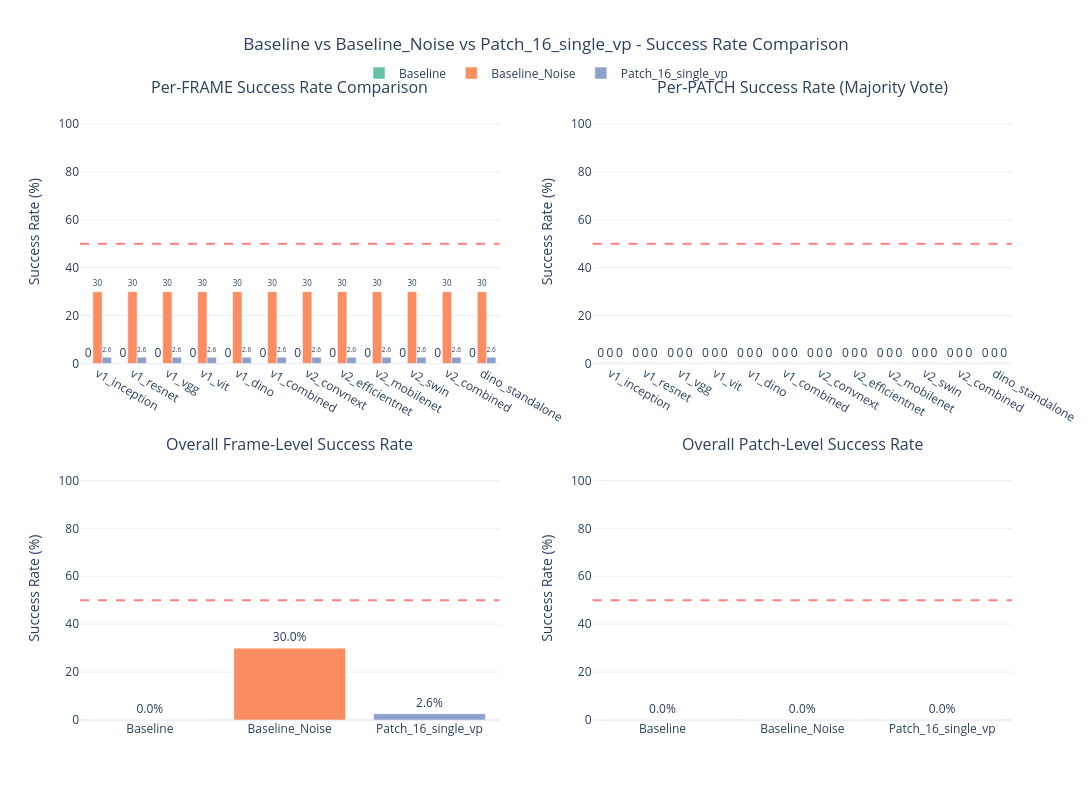

Write notebook code for a chart like this one.
### Code cell
# Combined comparison chart using Plotly - supports arbitrary number of experiments
import plotly.express as px
import plotly.graph_objects as go
from plotly.subplots import make_subplots

# Combine all summaries
all_summaries = pd.concat(experiment_summaries.values(), ignore_index=True)

# Color palette for experiments
color_palette = px.colors.qualitative.Set2
exp_colors = {exp: color_palette[i % len(color_palette)] for i, exp in enumerate(experiment_summaries.keys())}

# Create 2x2 subplot figure
fig = make_subplots(
    rows=2, cols=2,
    subplot_titles=(
        'Per-FRAME Success Rate Comparison',
        'Per-PATCH Success Rate (Majority Vote)',
        'Overall Frame-Level Success Rate',
        'Overall Patch-Level Success Rate'
    ),
    vertical_spacing=0.15,
    horizontal_spacing=0.1
)

# Get models from first experiment
models = list(experiment_summaries.values())[0]['Model'].tolist() if experiment_summaries else []

# 1. Per-Frame Success Rate comparison (top-left)
for exp_name, summary in experiment_summaries.items():
    fig.add_trace(
        go.Bar(name=exp_name, x=summary['Model'], y=summary['Frame Success Rate'],
               marker_color=exp_colors[exp_name], text=summary['Frame Success Rate'].round(1),
               textposition='outside', showlegend=True),
        row=1, col=1
    )
fig.add_hline(y=50, line_dash="dash", line_color="red", opacity=0.5, row=1, col=1)

# 2. Per-Patch Success Rate comparison (top-right)
for exp_name, summary in experiment_summaries.items():
    fig.add_trace(
        go.Bar(name=exp_name, x=summary['Model'], y=summary['Patch Success Rate'],
               marker_color=exp_colors[exp_name], text=summary['Patch Success Rate'].round(1),
               textposition='outside', showlegend=False),
        row=1, col=2
    )
fig.add_hline(y=50, line_dash="dash", line_color="red", opacity=0.5, row=1, col=2)

# 3. Average frame success rate per experiment (bottom-left)
exp_names = list(experiment_summaries.keys())
avg_frame_rates = [summary['Frame Success Rate'].mean() for summary in experiment_summaries.values()]
fig.add_trace(
    go.Bar(x=exp_names, y=avg_frame_rates,
           marker_color=[exp_colors[n] for n in exp_names],
           text=[f'{r:.1f}%' for r in avg_frame_rates],
           textposition='outside', showlegend=False),
    row=2, col=1
)
fig.add_hline(y=50, line_dash="dash", line_color="red", opacity=0.5, row=2, col=1)

# 4. Average patch success rate per experiment (bottom-right)
avg_patch_rates = [summary['Patch Success Rate'].mean() for summary in experiment_summaries.values()]
fig.add_trace(
    go.Bar(x=exp_names, y=avg_patch_rates,
           marker_color=[exp_colors[n] for n in exp_names],
           text=[f'{r:.1f}%' for r in avg_patch_rates],
           textposition='outside', showlegend=False),
    row=2, col=2
)
fig.add_hline(y=50, line_dash="dash", line_color="red", opacity=0.5, row=2, col=2)

# Update layout
title_text = ' vs '.join(experiment_summaries.keys()) + ' - Success Rate Comparison'
fig.update_layout(
    title_text=title_text,
    title_x=0.5,
    barmode='group',
    height=800,
    width=1200,
    template='plotly_white',
    legend=dict(orientation='h', yanchor='bottom', y=1.02, xanchor='center', x=0.5)
)

# Update all y-axes
for i in range(1, 3):
    for j in range(1, 3):
        fig.update_yaxes(range=[0, 110], title_text='Success Rate (%)', row=i, col=j)

fig.write_html('batch_capture_comparison.html')
fig.show()
print("✓ Interactive comparison saved to 'batch_capture_comparison.html'")

### Figure 1 — Plotly figure (JSON) as saved in the notebook; plotly's stock layout.template omitted (floating-point values rounded to 4 significant figures)
{"data": [{"marker": {"color": "rgb(102,194,165)"}, "name": "Baseline", "showlegend": true, "text": [0, 0, 0, 0, 0, 0, 0, 0, 0, 0, 0, 0], "textposition": "outside", "type": "bar", "x": ["v1_inception", "v1_resnet", "v1_vgg", "v1_vit", "v1_dino", "v1_combined", "v2_convnext", "v2_efficientnet", "v2_mobilenet", "v2_swin", "v2_combined", "dino_standalone"], "xaxis": "x", "y": [0, 0, 0, 0, 0, 0, 0, 0, 0, 0, 0, 0], "yaxis": "y"}, {"marker": {"color": "rgb(252,141,98)"}, "name": "Baseline_Noise", "showlegend": true, "text": [30, 30, 30, 30, 30, 30, 30, 30, 30, 30, 30, 30], "textposition": "outside", "type": "bar", "x": ["v1_inception", "v1_resnet", "v1_vgg", "v1_vit", "v1_dino", "v1_combined", "v2_convnext", "v2_efficientnet", "v2_mobilenet", "v2_swin", "v2_combined", "dino_standalone"], "xaxis": "x", "y": [30, 30, 30, 30, 30, 30, 30, 30, 30, 30, 30, 30], "yaxis": "y"}, {"marker": {"color": "rgb(141,160,203)"}, "name": "Patch_16_single_vp", "showlegend": true, "text": [2.6, 2.6, 2.6, 2.6, 2.6, 2.6, 2.6, 2.6, 2.6, 2.6, 2.6, 2.6], "textposition": "outside", "type": "bar", "x": ["v1_inception", "v1_resnet", "v1_vgg", "v1_vit", "v1_dino", "v1_combined", "v2_convnext", "v2_efficientnet", "v2_mobilenet", "v2_swin", "v2_combined", "dino_standalone"], "xaxis": "x", "y": [2.625, 2.625, 2.625, 2.625, 2.625, 2.625, 2.625, 2.625, 2.625, 2.625, 2.625, 2.625], "yaxis": "y"}, {"marker": {"color": "rgb(102,194,165)"}, "name": "Baseline", "showlegend": false, "text": [0, 0, 0, 0, 0, 0, 0, 0, 0, 0, 0, 0], "textposition": "outside", "type": "bar", "x": ["v1_inception", "v1_resnet", "v1_vgg", "v1_vit", "v1_dino", "v1_combined", "v2_convnext", "v2_efficientnet", "v2_mobilenet", "v2_swin", "v2_combined", "dino_standalone"], "xaxis": "x2", "y": [0, 0, 0, 0, 0, 0, 0, 0, 0, 0, 0, 0], "yaxis": "y2"}, {"marker": {"color": "rgb(252,141,98)"}, "name": "Baseline_Noise", "showlegend": false, "text": [0, 0, 0, 0, 0, 0, 0, 0, 0, 0, 0, 0], "textposition": "outside", "type": "bar", "x": ["v1_inception", "v1_resnet", "v1_vgg", "v1_vit", "v1_dino", "v1_combined", "v2_convnext", "v2_efficientnet", "v2_mobilenet", "v2_swin", "v2_combined", "dino_standalone"], "xaxis": "x2", "y": [0, 0, 0, 0, 0, 0, 0, 0, 0, 0, 0, 0], "yaxis": "y2"}, {"marker": {"color": "rgb(141,160,203)"}, "name": "Patch_16_single_vp", "showlegend": false, "text": [0, 0, 0, 0, 0, 0, 0, 0, 0, 0, 0, 0], "textposition": "outside", "type": "bar", "x": ["v1_inception", "v1_resnet", "v1_vgg", "v1_vit", "v1_dino", "v1_combined", "v2_convnext", "v2_efficientnet", "v2_mobilenet", "v2_swin", "v2_combined", "dino_standalone"], "xaxis": "x2", "y": [0, 0, 0, 0, 0, 0, 0, 0, 0, 0, 0, 0], "yaxis": "y2"}, {"marker": {"color": ["rgb(102,194,165)", "rgb(252,141,98)", "rgb(141,160,203)"]}, "showlegend": false, "text": ["0.0%", "30.0%", "2.6%"], "textposition": "outside", "type": "bar", "x": ["Baseline", "Baseline_Noise", "Patch_16_single_vp"], "xaxis": "x3", "y": [0, 30, 2.625], "yaxis": "y3"}, {"marker": {"color": ["rgb(102,194,165)", "rgb(252,141,98)", "rgb(141,160,203)"]}, "showlegend": false, "text": ["0.0%", "0.0%", "0.0%"], "textposition": "outside", "type": "bar", "x": ["Baseline", "Baseline_Noise", "Patch_16_single_vp"], "xaxis": "x4", "y": [0, 0, 0], "yaxis": "y4"}], "layout": {"annotations": [{"font": {"size": 16}, "showarrow": false, "text": "Per-FRAME Success Rate Comparison", "x": 0.225, "xanchor": "center", "xref": "paper", "y": 1, "yanchor": "bottom", "yref": "paper"}, {"font": {"size": 16}, "showarrow": false, "text": "Per-PATCH Success Rate (Majority Vote)", "x": 0.775, "xanchor": "center", "xref": "paper", "y": 1, "yanchor": "bottom", "yref": "paper"}, {"font": {"size": 16}, "showarrow": false, "text": "Overall Frame-Level Success Rate", "x": 0.225, "xanchor": "center", "xref": "paper", "y": 0.425, "yanchor": "bottom", "yref": "paper"}, {"font": {"size": 16}, "showarrow": false, "text": "Overall Patch-Level Success Rate", "x": 0.775, "xanchor": "center", "xref": "paper", "y": 0.425, "yanchor": "bottom", "yref": "paper"}], "barmode": "group", "height": 800, "legend": {"orientation": "h", "x": 0.5, "xanchor": "center", "y": 1.02, "yanchor": "bottom"}, "shapes": [{"line": {"color": "red", "dash": "dash"}, "opacity": 0.5, "type": "line", "x0": 0, "x1": 1, "xref": "x domain", "y0": 50, "y1": 50, "yref": "y"}, {"line": {"color": "red", "dash": "dash"}, "opacity": 0.5, "type": "line", "x0": 0, "x1": 1, "xref": "x2 domain", "y0": 50, "y1": 50, "yref": "y2"}, {"line": {"color": "red", "dash": "dash"}, "opacity": 0.5, "type": "line", "x0": 0, "x1": 1, "xref": "x3 domain", "y0": 50, "y1": 50, "yref": "y3"}, {"line": {"color": "red", "dash": "dash"}, "opacity": 0.5, "type": "line", "x0": 0, "x1": 1, "xref": "x4 domain", "y0": 50, "y1": 50, "yref": "y4"}], "title": {"text": "Baseline vs Baseline_Noise vs Patch_16_single_vp - Success Rate Comparison", "x": 0.5}, "width": 1200, "xaxis": {"anchor": "y", "domain": [0, 0.45]}, "xaxis2": {"anchor": "y2", "domain": [0.55, 1]}, "xaxis3": {"anchor": "y3", "domain": [0, 0.45]}, "xaxis4": {"anchor": "y4", "domain": [0.55, 1]}, "yaxis": {"anchor": "x", "domain": [0.575, 1], "range": [0, 110], "title": {"text": "Success Rate (%)"}}, "yaxis2": {"anchor": "x2", "domain": [0.575, 1], "range": [0, 110], "title": {"text": "Success Rate (%)"}}, "yaxis3": {"anchor": "x3", "domain": [0, 0.425], "range": [0, 110], "title": {"text": "Success Rate (%)"}}, "yaxis4": {"anchor": "x4", "domain": [0, 0.425], "range": [0, 110], "title": {"text": "Success Rate (%)"}}}}
